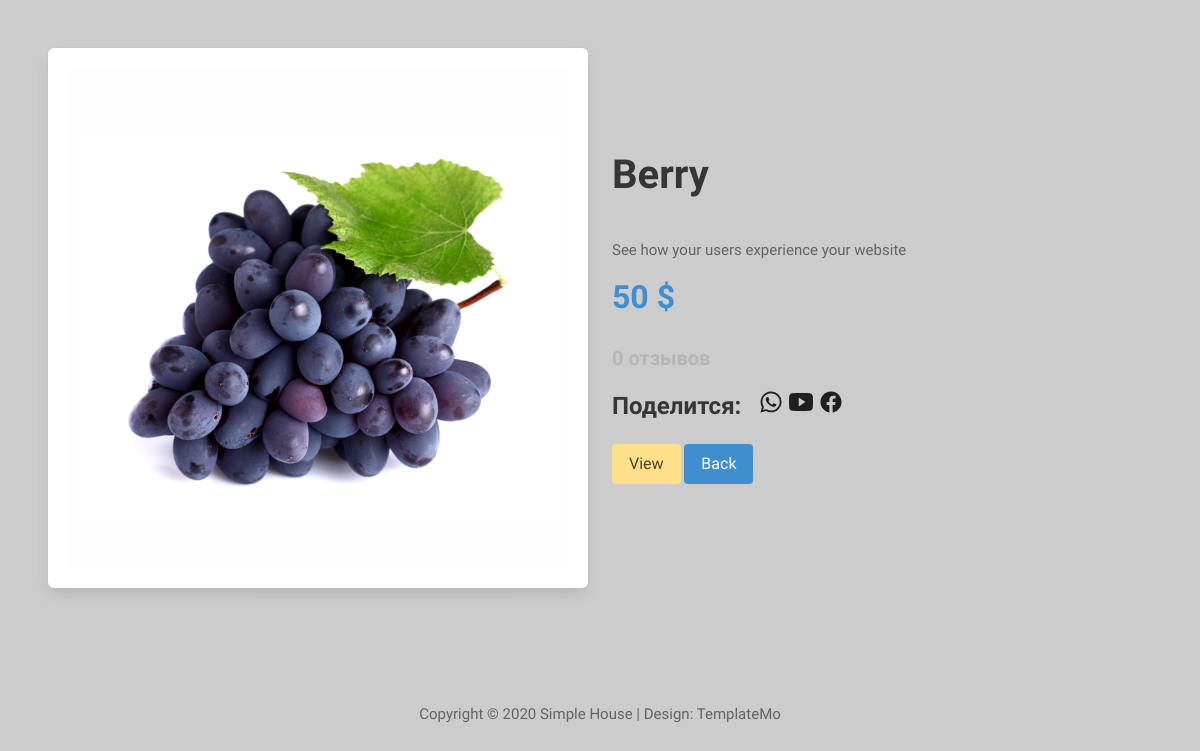
The app's page /detail/2 with its own data.
### store/models.py (models this page shows, shortened)
class Products(models.Model):
    category = models.ForeignKey('store.Category', on_delete=models.CASCADE, null=True)
    title = models.CharField(max_length=255)
    description = models.TextField()
    slug = models.SlugField()
    image = models.ImageField()
    price = models.IntegerField(null=True)

### store/views.py (the view)
# urls.py: path('detail/<int:pk>', detail, name='detail'),
def detail(request, pk):
    product = Products.objects.get(pk=pk)
    return render(request, 'detail.html', {'product': product})

### store/templates/detail.html (shortened to what this page needs)
{% load static %}
<!DOCTYPE html>
<html lang="en">
<head>
    <link rel="stylesheet" href="https://cdn.jsdelivr.net/npm/bulma@0.9.3/css/bulma.min.css">
    <link href="{% static '/css/all.min.css' %}" rel="stylesheet"/>
    <link href="{% static '/css/templatemo-style.css' %}" rel="stylesheet"/>
    <link rel="stylesheet" href="{% static '/css/style.css' %}">
</head>
<body>
{% block content %}
    <div class="section product-detail">
        <div class="columns is-flex is-align-items-center">
            <div class="column">
                <div class="box">
                    <figure class="image product-detail-image">
                        <img src="{{ product.image.url }}" alt="Placeholder image">
                    </figure>
                </div>
            </div>
            <div class="column">
                <div class="content">
                    <p class="title is-size-2">
                        {{ product.title }}
                    </p>
                    <p>{{ product.description }}</p>
                    <p class="title is-size-3 has-text-info">{{ product.price }} $</p>
                    <p class="title is-size-5 has-text-grey-light">0 отзывов</p>
                    <p class="title is-size-4">
                        Поделится:
                        <span class="is-size-4 mx-3">
                            <a href="#">
                                <ion-icon name="logo-whatsapp" class="order"></ion-icon>
                            </a>
                            <a href="#">
                                <ion-icon name="logo-youtube" class="order"></ion-icon>
                            </a>
                            <a href="#">
                                <ion-icon name="logo-facebook" class="order"></ion-icon>
                            </a>
                        </span>
                    </p>
                        <a href="{% url 'store:rate_product' product.pk %}" class="button is-warning">View</a>
                        <a href="{% url 'store:shop' %}" class="button is-info">Back</a>
                </div>
            </div>
        </div>
    </div>
{% endblock %}
<footer class="tm-footer text-center">
    <p>Copyright &copy; 2020 Simple House
        | Design: <a rel="nofollow" href="https://templatemo.com">TemplateMo</a></p>
</footer>
</body>
</html>

### store/static/css/templatemo-style.css (style rules this page uses)
ul, nav, body, h1, h2, h4, h6, p, figure { margin: 0; padding: 0; }
a, button { transition: all 0.3s ease; }
html { box-sizing: border-box; -ms-overflow-style: scrollbar; }
*, *::before, *::after { box-sizing: inherit; }
.text-center { text-align: center; }
body { font-family: 'Open Sans', Arial, sans-serif; font-size: 17px; background-color: #ccc; overflow-x: hidden; }
p, address { color: #626364; line-height: 1.8; }
.tm-footer { padding: 25px 15px; margin-top: 40px; }
.tm-footer a { color: #626364; text-decoration: none; }

### store/static/css/style.css (style rules this page uses)
body { color: #666666; font-size: 15px; font-family: 'Athiti', sans-serif; line-height: 1.80857; }
a { color: #1f1f1f; text-decoration: none !important; outline: none !important; -webkit-transition: all .3s ease-in-out; -moz-transition: all .3s ease-in-out; -ms-transition: all .3s ease-in-out; -o-transition: all .3s ease-in-out; transition: all .3s ease-in-out; }
a { color: #1f1f1f; text-decoration: none; outline: none; }
a, .btn { text-decoration: none !important; outline: none !important; -webkit-transition: all .3s ease-in-out; -moz-transition: all .3s ease-in-out; -ms-transition: all .3s ease-in-out; -o-transition: all .3s ease-in-out; transition: all .3s ease-in-out; }

### records on screen
Products: image (picture), title "Berry", description "See how your users experience your website", price "50"
